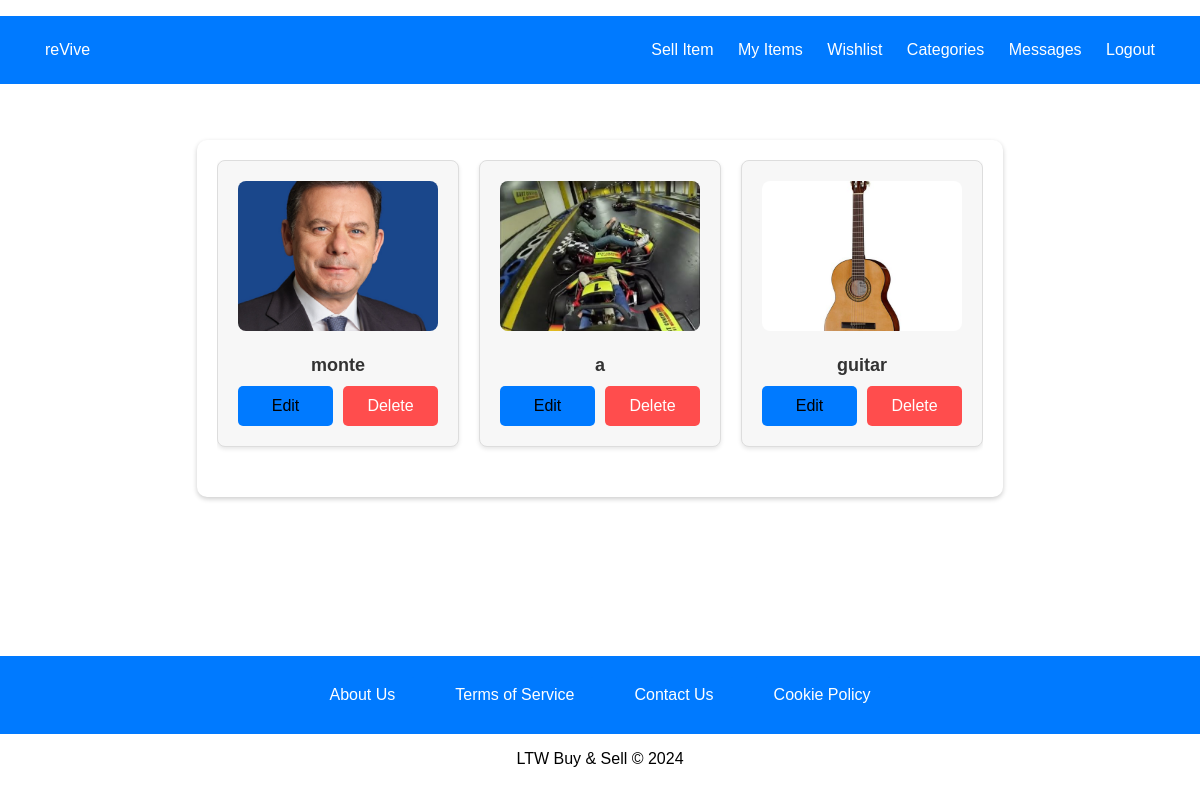
The page /pages/my_items.php (signed in) on the database as committed earlier.
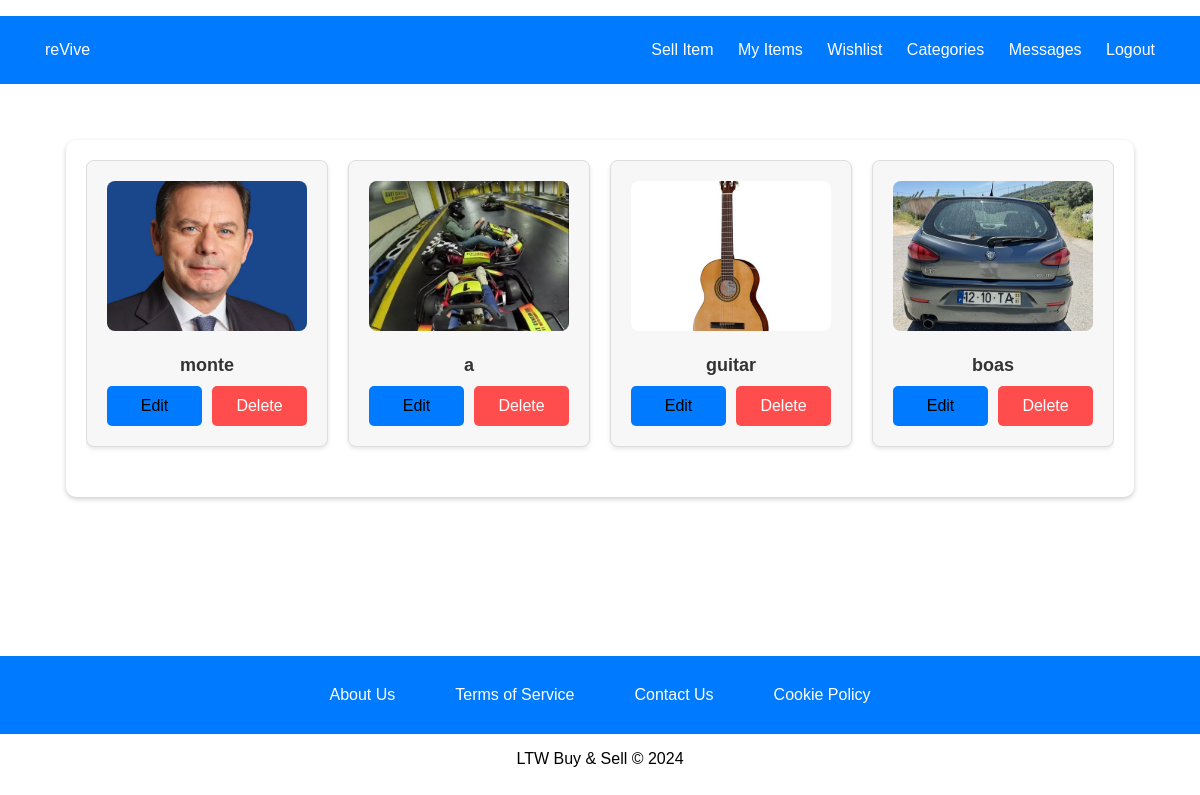
The same page on the database as committed later.
### tables this page shows
CREATE TABLE items (
    item_id INTEGER PRIMARY KEY AUTOINCREMENT,
    user_id INTEGER NOT NULL,
    category_id INTEGER NOT NULL,
    title TEXT NOT NULL,
    description TEXT NOT NULL,
    city TEXT NOT NULL,
    price REAL NOT NULL,
    image_path TEXT,
    FOREIGN KEY (user_id) REFERENCES users(user_id),
    FOREIGN KEY (category_id) REFERENCES categories(category_id)
);

### utils/session.php (called while the page is built, shortened)
<?php
class Session {
    public function isLoggedIn() {
        return isset($_SESSION['user_id']);
    }
}
?>

### database/items.class.php (called while the page is built, shortened)
<?php
class Item {
    public function __construct(array $data = []) {
        $this->id = $data['item_id'] ?? 0;
        $this->title = $data['title'] ?? '';
        $this->image_path = $data['image_path'] ?? '';
    }
    public static function getItemsByUser(PDO $db, int $user_id): array {
        $stmt = $db->prepare('SELECT * FROM Items WHERE user_id = ?');
        $stmt->execute([$user_id]);
        $items = [];
        while ($row = $stmt->fetch(PDO::FETCH_ASSOC)) {
            $items[] = new Item($row);
        }
        return $items;
    }
}
?>

### pages/my_items.php (the view, shortened to what this page needs)
<?php
require_once(__DIR__ . '/../utils/session.php');
require_once(__DIR__ . '/../database/connection.db.php');
require_once(__DIR__ . '/../database/items.class.php');
require_once(__DIR__ . '/../templates/common.php');
$session = new Session();
$db = getDatabaseConnection();
$user_id = $_SESSION['user_id'];
$items = Item::getItemsByUser($db, $user_id);
drawHeader('My Items', true, false, $session);
?>
<link rel="stylesheet" type="text/css" href="../styles/my_items.css">
<div class="items-container">
    <?php if (count($items) > 0): ?>
        <div class="items-list">
            <?php foreach ($items as $item): ?>
                <div class="item">
                    <a href="item.php?id=<?= $item->id ?>">
                        <img src="<?= htmlspecialchars($item->image_path) ?>" alt="<?= htmlspecialchars($item->title) ?>">
                        <h3><?= htmlspecialchars($item->title) ?></h3>
                    </a>
                    <div class="buttons">
                        <a href="edit_item.php?item_id=<?= $item->id ?>" class="edit-button">Edit</a>
                        <form action="../actions/action_delete_item.php" method="post" class="delete-form">
                            <button type="submit" class="delete-button">Delete</button>
                        </form>
                    </div>
                </div>
            <?php endforeach; ?>
        </div>
    <?php else: ?>
        <p>You haven't listed any items yet.</p>
    <?php endif; ?>
</div>
<?php
drawFooter();
?>

### templates/common.php (shortened to what this page needs)
<?php
require_once(__DIR__ . '/../utils/session.php');
function drawHeader($title = 'reVive : Buy and Sell', $includeTopBar = false, $includeProfileIcon = false, Session $session = null) {
    ?>
    <!DOCTYPE html>
    <html lang="en">
    <head>
        <link rel="stylesheet" type="text/css" href="../styles/register.css">
        <link rel="stylesheet" type="text/css" href="../styles/mainPage.css">
        <link rel="stylesheet" type="text/css" href="../styles/login.css">
        <link rel="stylesheet" type="text/css" href="../styles/common.css">
    </head>
    <body>
        <header>
            <?php if ($includeTopBar): ?>
            <div class="top-bar">
                <div class="top-bar-left">
                    <a href="../pages/index.php">reVive</a>
                </div>
                <div class="top-bar-right">
                    <?php if ($session && $session->isLoggedIn()): ?>
                        <a href="../pages/create_item.php" class="profile-icon">Sell Item</a>
                        <a href="../pages/my_items.php">My Items</a>
                        <a href="../pages/wishlist.php">Wishlist</a>
                        <a href="../pages/categories.php">Categories</a>
                        <?php $unreadCount = $session->getUnreadMessageCount(getDatabaseConnection()); ?>
                        <a href="../pages/conversations.php">Messages<?= $unreadCount > 0 ? " ($unreadCount)" : "" ?></a>
                        <a href="../actions/action_logout.php">Logout</a>
                    <?php else: ?>
                        <a href="../pages/login.php">Login</a>
                        <a href="../pages/register.php">Create Account</a>
                    <?php endif; ?>
                </div>
            </div>
            <?php endif; ?>
        </header>
        <main>
    <?php
}
function drawFooter() {
    ?>
        </main>
        <footer>
            <div class="bottom-bar">
                <div class="bottom-bar-container">
                    <a href="../pages/about-us.php" class="bottom-bar-button">About Us</a>
                    <a href="../pages/terms.php" class="bottom-bar-button">Terms of Service</a>
                    <a href="../pages/contact.php" class="bottom-bar-button">Contact Us</a>
                    <a href="../pages/cookies.php" class="bottom-bar-button">Cookie Policy</a>
                </div>
            </div>
            <p>LTW Buy & Sell &copy; 2024</p>
        </footer>
    </body>
    </html>
    <?php
}
?>

### styles/register.css (style rules this page uses)
body, html { height: 100%; margin: 0; font-family: -apple-system, BlinkMacSystemFont, "Segoe UI", Roboto, "Helvetica Neue", Arial, sans-serif; }
header h1, footer { text-align: center; }
header, footer { margin: 0; padding: 1em 0; }
form { background: #f7f7f7; box-shadow: 0 2px 4px rgba(0,0,0,0.1); padding: 20px; border-radius: 8px; }

### styles/mainPage.css (style rules this page uses)
html, body { height: 100%; margin: 0; padding: 0; display: flex; flex-direction: column; font-family: -apple-system, BlinkMacSystemFont, "Segoe UI", Roboto, "Helvetica Neue", Arial, sans-serif; }
body { min-height: 100vh; display: flex; flex-direction: column; }
main { flex: 1; display: flex; flex-direction: column; }
footer { flex-shrink: 0; width: 100%; text-align: center; }
.items-list { display: flex; flex-wrap: wrap; justify-content: space-around; gap: 20px; }
.item { flex: 0 1 calc(30% - 20px); border: 1px solid #ddd; border-radius: 10px; background-color: #fff; box-shadow: 0 4px 8px rgba(0, 0, 0, 0.1); padding: 20px; margin-bottom: 20px; text-align: left; transition: transform 0.2s; }
.item img { width: 100%; height: auto; border-radius: 5px; margin-bottom: 10px; }
.item h3, .item p, .item span { margin: 5px 0; color: black; }
.item a { text-decoration: none; color: inherit; }
.item button { width: 100%; padding: 10px; background-color: #007aff; color: white; border: none; border-radius: 5px; cursor: pointer; transition: background-color 0.3s; }
.bottom-bar { background-color: #007aff; color: white; padding: 20px 0; text-align: center; display: flex; justify-content: center; }
.bottom-bar-container { display: flex; justify-content: space-evenly; max-width: 1200px; margin: 0 auto; }
.bottom-bar-button { padding: 10px 20px; color: white; background-color: #007aff; border: none; border-radius: 5px; font-size: 16px; cursor: pointer; transition: background-color 0.3s, color 0.3s; text-align: center; display: inline-block; margin: 0 10px; }

### styles/login.css (style rules this page uses)
body, html { height: 100%; margin: 0; font-family: -apple-system, BlinkMacSystemFont, "Segoe UI", Roboto, "Helvetica Neue", Arial, sans-serif; }
header h1, footer { text-align: center; }
header, footer { margin: 0; padding: 1em 0; }
form { background: #f7f7f7; box-shadow: 0 2px 4px rgba(0,0,0,0.1); padding: 20px; border-radius: 8px; }

### styles/common.css (style rules this page uses)
.top-bar, .bottom-bar { background-color: #007aff; color: white; display: flex; justify-content: space-between; padding: 25px 35px; align-items: center; }
.top-bar a, .bottom-bar-button { color: white; text-decoration: none; margin: 0 10px; font-size: 16px; transition: background-color 0.3s, transform 0.2s, box-shadow 0.2s; }
.profile-icon { margin-right: 10px; cursor: pointer; }
.bottom-bar { background-color: #007aff; color: white; padding: 20px 0; text-align: center; display: flex; justify-content: center; }
.bottom-bar-container { display: flex; justify-content: space-evenly; max-width: 1200px; margin: 0 auto; }
.bottom-bar-button { padding: 10px 20px; color: white; background-color: #007aff; border: none; border-radius: 5px; font-size: 16px; cursor: pointer; transition: background-color 0.3s, color 0.3s; text-align: center; display: inline-block; margin: 0 10px; }

### styles/my_items.css (style rules this page uses)
body { font-family: Arial, sans-serif; margin: 0; padding: 0; }
.items-container { max-width: 1200px; margin: 40px auto; padding: 20px; background: #fff; box-shadow: 0 2px 5px rgba(0,0,0,0.2); border-radius: 10px; }
.items-list { display: flex; overflow-x: auto; gap: 20px; padding-bottom: 10px; }
.item { flex: 0 0 auto; width: 200px; background-color: #f7f7f7; padding: 20px; border-radius: 8px; box-shadow: 0 2px 4px rgba(0, 0, 0, 0.1); text-align: center; transition: transform 0.2s; }
.item img { width: 100%; height: 150px; object-fit: cover; border-radius: 8px; margin-bottom: 10px; }
.item h3 { font-size: 18px; margin: 10px 0; color: #333; }
.buttons { display: flex; justify-content: space-between; gap: 10px; }
.edit-button, .delete-button { display: flex; align-items: center; justify-content: center; width: 48%; height: 40px; text-align: center; border-radius: 5px; color: #fff; text-decoration: none; cursor: pointer; box-sizing: border-box; font-size: 16px; }
.edit-button { background-color: #007aff !important; }
.delete-button { background-color: #ff4d4d !important; border: none; box-shadow: none; position: relative; }
.delete-form { width: 48%; margin: 0; padding: 0; box-shadow: none; position: relative; }

Rows that differ between the two databases and show on the page:
added items: image_path (picture), title "boas"
